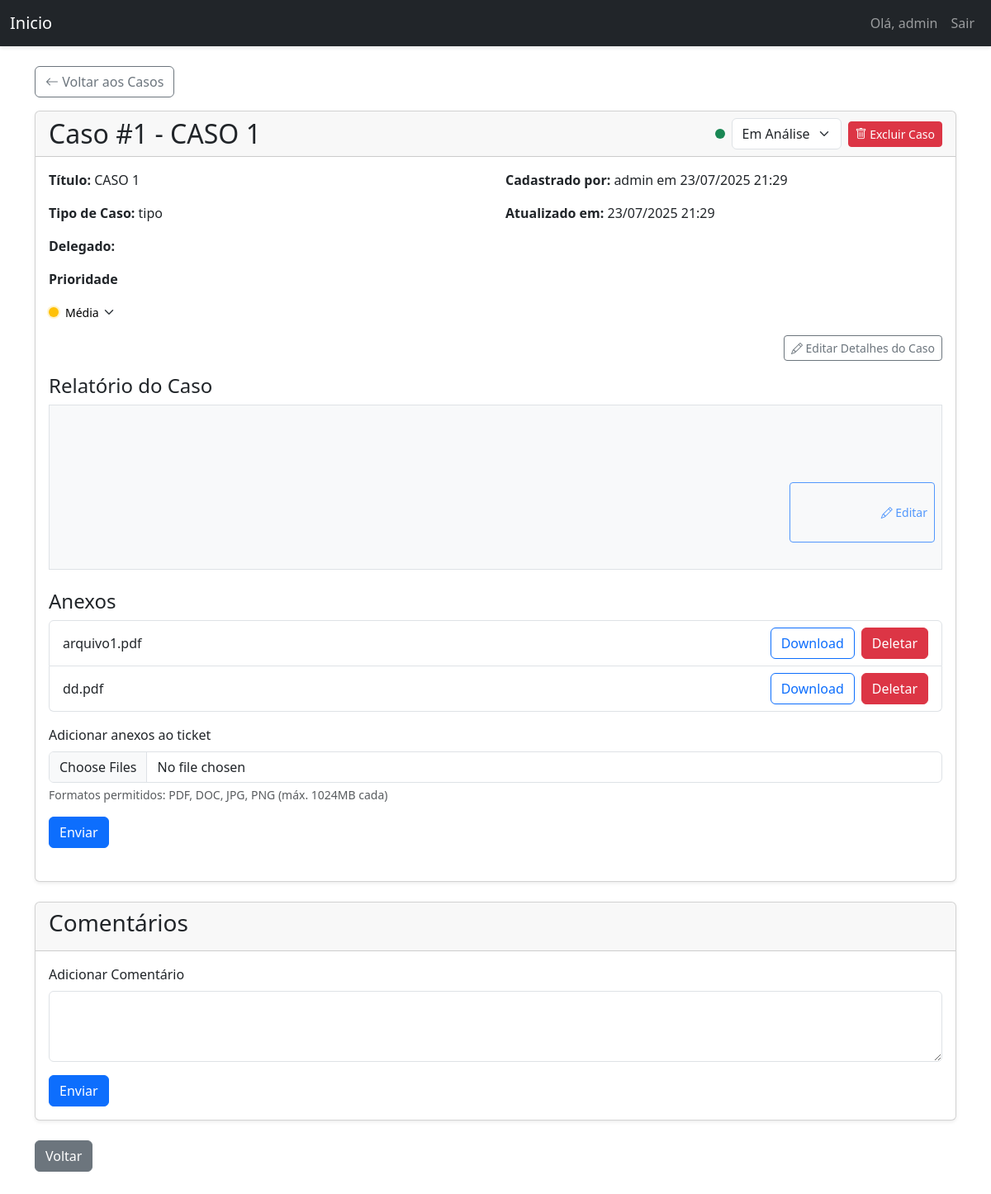
Page /ticket/1 (signed in) on the committed database.
### models.py (models this page shows, shortened)
class User(UserMixin, db.Model):
    id = db.Column(db.Integer, primary_key=True)
    username = db.Column(db.String(64), index=True, unique=True)
    email = db.Column(db.String(120), index=True, unique=True)
    password_hash = db.Column(db.String(128))
    is_admin = db.Column(db.Boolean, default=False)
    tickets = db.relationship('Ticket', backref='author', lazy='dynamic', cascade="all, delete-orphan")
    comments = db.relationship('Comment', backref='author', lazy='dynamic', cascade="all, delete-orphan")
    attachments = db.relationship('Attachment', backref='author', lazy='dynamic')
    appointments = db.relationship('Appointment', backref='user', lazy='dynamic', cascade="all, delete-orphan")

class Ticket(db.Model):
    id = db.Column(db.Integer, primary_key=True)
    title = db.Column(db.String(140))
    description = db.Column(db.Text)
    case_number = db.Column(db.String(50))
    status = db.Column(db.String(20), default='Em Análise')
    priority = db.Column(db.String(20), default='Média')
    created_at = db.Column(db.DateTime, index=True, default=datetime.utcnow)
    updated_at = db.Column(db.DateTime, index=True, default=datetime.utcnow)
    user_id = db.Column(db.Integer, db.ForeignKey('user.id'))
    delegado = db.Column(db.String(100))
    comments = db.relationship('Comment', backref='ticket', lazy='dynamic', cascade="all, delete-orphan")
    attachments = db.relationship('Attachment', backref='ticket', lazy='dynamic', cascade="all, delete-orphan")
    todos = db.relationship('TodoItem', backref='ticket', lazy='dynamic', cascade="all, delete-orphan")

class Attachment(db.Model):
    id = db.Column(db.Integer, primary_key=True)
    filename = db.Column(db.String(100), nullable=False)
    path = db.Column(db.String(200), nullable=False)  # A coluna se chama 'path'
    position = db.Column(db.Integer, default=0)
    uploaded_at = db.Column(db.DateTime, default=datetime.utcnow)
    user_id = db.Column(db.Integer, db.ForeignKey('user.id'), nullable=False)
    ticket_id = db.Column(db.Integer, db.ForeignKey('ticket.id'), nullable=True)
    comment_id = db.Column(db.Integer, db.ForeignKey('comment.id'), nullable=True)

### triagem/routes/ticket.py (the view)
@ticket_bp.route('/<int:ticket_id>')
@login_required
def view_ticket(ticket_id):
    ticket = Ticket.query.get_or_404(ticket_id)
    comments = ticket.comments.order_by(Comment.created_at).all()
    return render_template('ticket.html', ticket=ticket, comments=comments)

### triagem/templates/ticket.html (shortened to what this page needs)
{% extends "base.html" %}
{% block styles %}
{{ super() }}
<link rel="stylesheet" href="{{ url_for('static', filename='css/ticket.css') }}">
{% endblock %}
{% block content %}
<div id="ticket-container"
     data-ticket-id="{{ ticket.id }}"
     data-reorder-url="{{ url_for('ticket.reorder_attachments', ticket_id=ticket.id) }}"
     data-rename-url="{{ url_for('ticket.rename_attachment', ticket_id=ticket.id) }}">
    <div class="mb-3">
        <a href="{{ url_for('dashboard.dashboard') }}" class="btn btn-outline-secondary">
            <i class="bi bi-arrow-left"></i> Voltar aos Casos
        </a>
    </div>
    <div class="card mb-4">
        <div class="card-header d-flex flex-column flex-sm-row justify-content-between align-items-start align-items-sm-center">
            <h2 class="mb-2 mb-sm-0">Caso #{{ ticket.id }} - {{ ticket.title }}</h2>
            <div class="d-flex align-items-center gap-2">
                {% if current_user.is_admin %}
                <form id="statusForm" method="POST" action="{{ url_for('ticket.update_status', ticket_id=ticket.id) }}" class="d-flex align-items-center gap-2">
                    <div class="status-indicator {% if ticket.status == 'Em Análise' %}bg-success{% elif ticket.status == 'Em Espera' %}bg-warning{% else %}bg-secondary{% endif %}"></div>
                    <select name="status" class="form-select" onchange="this.form.submit()" style="width: auto;">
                        <option value="Em Análise" {% if ticket.status == 'Em Análise' %}selected{% endif %}>Em Análise</option>
                    </select>
                </form>
                {% endif %}
                {% if current_user.is_admin or ticket.user_id == current_user.id %}
                <form method="POST" action="{{ url_for('ticket.delete_ticket', ticket_id=ticket.id) }}">
                    <button type="submit" class="btn btn-danger btn-sm" onclick="return confirm('Tem certeza que deseja deletar este Caso permanentemente?')">
                        <i class="bi bi-trash"></i> <span class="d-none d-sm-inline">Excluir Caso</span>
                    </button>
                </form>
                {% endif %}
            </div>
        </div>
        <div class="card-body">
            <div class="row mb-3">
                <div class="col-md-6">
                    <p><strong>Título:</strong> {{ ticket.title }}</p>
                    <p><strong>Tipo de Caso:</strong> {{ ticket.case_number }}</p>
                    <p><strong>Delegado: </strong> {{ ticket.delegado }} </p>
                    <p class="d-flex align-items-center">
                        <strong class="me-2">Prioridade</strong>
                        {% if current_user.is_admin or ticket.user_id == current_user.id %}
                        <form id="priorityForm" method="POST" action="{{ url_for('ticket.update_priority', ticket_id=ticket.id) }}" class="d-inline-flex align-items-center">
                            <span class="priority-icon me-2 {% if ticket.priority == 'Alta' %}priority-high{% elif ticket.priority == 'Média' %}priority-medium{% else %}priority-low{% endif %}"></span>
                            <select name="priority" class="form-select-sm border-0 bg-transparent p-0" onchange="this.form.submit()">
                                <option value="Média" {% if ticket.priority == 'Média' %}selected{% endif %}>Média</option>
                            </select>
                        </form>
                        {% else %}
                        <span class="d-inline-flex align-items-center">
                            <span class="priority-icon me-2 {% if ticket.priority == 'Alta' %}priority-high{% elif ticket.priority == 'Média' %}priority-medium{% else %}priority-low{% endif %}"></span>
                            {{ ticket.priority }}
                        </span>
                        {% endif %}
                    </p>
                </div>
                <div class="col-md-6">
                    <p><strong>Cadastrado por:</strong> {{ ticket.author.username }}  em  {{ ticket.created_at.strftime('%d/%m/%Y %H:%M') }}</p>
                    <p><strong>Atualizado em:</strong> {{ ticket.updated_at.strftime('%d/%m/%Y %H:%M') }}</p>
                </div>
                {% if current_user.is_admin or ticket.user_id == current_user.id %}
                <div class="col-12 text-end">
                    <a href="{{ url_for('ticket.edit_ticket', ticket_id=ticket.id) }}" class="btn btn-sm btn-outline-secondary">
                        <i class="bi bi-pencil"></i> Editar Detalhes do Caso
                    </a>
                </div>
                {% endif %}
            </div>
            <div class="mb-4 position-relative">
                <h4>Relatório do Caso</h4>
                <div id="reportView" class="border p-3 bg-light text-justify" style="white-space: pre-wrap; text-align: justify; min-height: 200px; position: relative;">
                    {% if current_user.is_admin or ticket.user_id == current_user.id %}
                    <div class="position-absolute bottom-0 end-0 m-2">
                        <button class="btn btn-sm btn-outline-primary btn-edit-report" onclick="enableEdit()">
                            <i class="bi bi-pencil"></i> Editar
                        </button>
                    </div>
                    {% endif %}
                </div>
            </div>
            {% if ticket.attachments.count() > 0 or current_user.is_admin or ticket.user_id == current_user.id %}
            <div class="mb-4">
                <h4>Anexos</h4>
                {% if ticket.attachments.count() > 0 %}
                <div id="attachmentsList" class="list-group mb-3">
                {% for attachment in ticket.attachments.order_by('position') %}
                <div class="list-group-item d-flex flex-column flex-sm-row justify-content-between align-items-start align-items-sm-center attachment-item" data-id="{{ attachment.id }}">
                    <div class="d-flex align-items-center mb-2 mb-sm-0 me-sm-2 flex-grow-1">
                        <span id="filename_{{ attachment.id }}"
                              class="editable-filename"
                              style="word-break: break-all;"
                              data-bs-toggle="modal"
                              data-bs-target="#renameAttachmentModal"
                              data-attachment-id="{{ attachment.id }}"
                              data-attachment-name="{{ attachment.filename }}">
                            {{ attachment.filename }}
                        </span>
                    </div>
                    <div class="d-flex gap-2 mt-2 mt-sm-0 flex-wrap">
                        <a href="{{ url_for('ticket.download_attachment', attachment_id=attachment.id) }}"
                           class="btn btn-outline-primary">Download</a>
                        <form method="POST" action="{{ url_for('ticket.delete_attachment', attachment_id=attachment.id) }}" class="d-inline">
                            <button type="submit" class="btn btn-danger"
                                    onclick="return confirm('Tem certeza que deseja deletar este anexo?')">
                                Deletar
                            </button>
                        </form>
                    </div>
                </div>
                {% endfor %}
                </div>
                {% endif %}
                {% if current_user.is_admin or ticket.user_id == current_user.id %}
                <form method="POST" action="{{ url_for('ticket.add_ticket_attachment', ticket_id=ticket.id) }}" enctype="multipart/form-data">
                    <div class="mb-3">
                        <label for="ticket_attachments" class="form-label">Adicionar anexos ao ticket</label>
                        <input class="form-control" type="file" id="ticket_attachments" name="ticket_attachments" multiple>
                        <div class="form-text">Formatos permitidos: PDF, DOC, JPG, PNG (máx. 1024MB cada)</div>
                    </div>
                    <button type="submit" class="btn btn-primary">Enviar</button>
                </form>
                {% endif %}
            </div>
            {% endif %}
        </div>
    </div>
    <div class="card mb-4">
        <div class="card-header">
            <h3>Comentários</h3>
        </div>
        <div class="card-body">
           <form method="POST" action="{{ url_for('ticket.add_comment', ticket_id=ticket.id) }}">
             <div class="mb-3">
                <label for="content" class="form-label">Adicionar Comentário</label>
                <textarea class="form-control" id="content" name="content" rows="3" required></textarea>
            </div>
            <button type="submit" class="btn btn-primary">Enviar</button>
            </form>
        </div>
    </div>
    <a href="{{ url_for('dashboard.dashboard') }}" class="btn btn-secondary">Voltar</a>
</div>
{% endblock %}

### triagem/templates/base.html (shortened to what this page needs)
<!DOCTYPE html>
<html lang="pt-BR">
<head>
    {% block styles %}
        <link rel="stylesheet" href="https://cdn.jsdelivr.net/npm/bootstrap-icons@1.8.0/font/bootstrap-icons.css">
        <link rel="stylesheet" href="{{ url_for('static', filename='css/triagem.css') }}">
        <link href="https://cdn.jsdelivr.net/npm/bootstrap@5.3.0/dist/css/bootstrap.min.css" rel="stylesheet">
    {% endblock %}
</head>
<body>
    <nav class="navbar navbar-expand-lg navbar-dark bg-dark">
        <div class="container-fluid">
            <a class="navbar-brand" href="{{ url_for('main.index') }}">Inicio</a>
            <div class="collapse navbar-collapse" id="navbarNav">
                <ul class="navbar-nav ms-auto">
                    {% if current_user.is_authenticated %}
                    <li class="nav-item">
                        <span class="nav-link">Olá, {{ current_user.username }}</span>
                    </li>
                    <li class="nav-item">
                        <a class="nav-link" href="{{ url_for('auth.logout') }}">Sair</a>
                    </li>
                    {% else %}
                    <li class="nav-item">
                        <a class="nav-link" href="{{ url_for('auth.login') }}">Login</a>
                    </li>
                    {% endif %}
                </ul>
            </div>
        </div>
    </nav>
    <div class="container mt-4">
        {% block content %}{% endblock %}
    </div>
</body>
</html>

### static/css/triagem.css (style rules this page uses)
body { background-color: #f8f9fa; padding-bottom: 50px; font-family: 'Open Sans', sans-serif; }
.navbar { box-shadow: 0 2px 4px rgba(0,0,0,.1); }
.card { box-shadow: 0 0.125rem 0.25rem rgba(0, 0, 0, 0.075); border: none; }
.card-header { background-color: #f8f9fa; border-bottom: 1px solid rgba(0,0,0,.125); }
textarea.form-control { min-height: 150px; }
.attachment-item { transition: all 0.2s; }
::placeholder { color: #6c757d; opacity: 1; }
#reportView { padding-bottom: 40px; }
.btn-edit-report { transition: all 0.3s ease; opacity: 0.7; }
.attachment-item { transition: transform 0.2s ease; }
.list-group-item { align-items: center; }
.status-indicator { width: 12px; height: 12px; border-radius: 50%; display: inline-block; }
.priority-icon { width: 12px; height: 12px; border-radius: 50%; display: inline-block; }
.priority-medium { background-color: #ffc107; box-shadow: 0 0 0 2px rgba(255, 193, 7, 0.2); }
#priorityForm .form-select-sm { appearance: none; -webkit-appearance: none; background-repeat: no-repeat; background-position: right 0.25rem center; background-size: 16px 12px; padding-right: 1.5rem !important; cursor: pointer; }

### static/css/ticket.css (style rules this page uses)
.attachment-item { cursor: move; }
.attachment-item .btn, .attachment-item a, .attachment-item form { cursor: pointer; }
.editable-filename { cursor: pointer; font-weight: 500; }

### rows in the picture
User: username "admin", author.username "admin"
Ticket: id "1", title "CASO 1", status "Em Análise", case_number "tipo", priority "Média", created_at "23/07/2025 21:29", updated_at "23/07/2025 21:29"
Attachment: filename "arquivo1.pdf"
Attachment: filename "dd.pdf"
